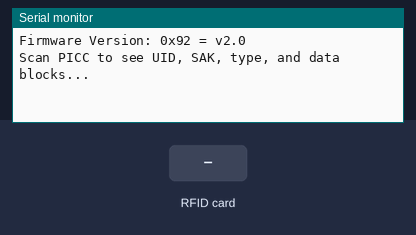
Bench run of a sketch on a simulated Arduino Uno, built with avr-gcc and run on an emulated ATmega328P. Parts: the last lines printed to the serial monitor. The inputs (shaded band) are chosen by the test bench. The modem accepts every AT command (registered, SIM ready, sends succeed) and sends nothing else.

Above: at 1.2 s.
1.3 s: RFID card 62 3B C8 51 held to the reader
At 2.0 s:
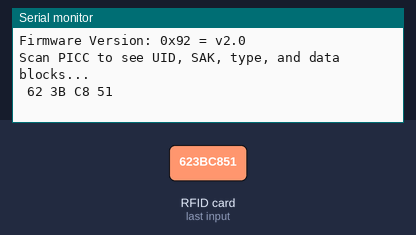
2.8 s: RFID card 5E 7A 19 C4 held to the reader
At 3.3 s:
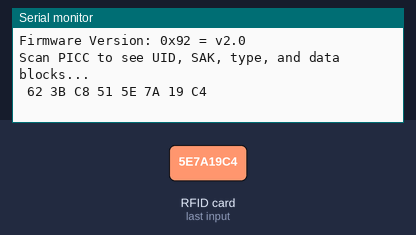

Measured:
- after the input at 1.3 s, the serial monitor: prints a new line at once (image 1)
- after the input at 2.8 s, the serial monitor: prints a new line at once (image 2)

The sketch:

IoT_project_code.ino
```cpp
#include <SPI.h>
#include <MFRC522.h>
#include<SoftwareSerial.h>
#define RST_PIN         9
#define SS_PIN          10
SoftwareSerial mySerial(2,3);

MFRC522 mfrc522(SS_PIN, RST_PIN);
int state1 =0;// Create MFRC522 instance
void setup() {
  Serial.begin(9600);
  while (!Serial);
  SPI.begin();
  mySerial.begin(9600);
  mfrc522.PCD_Init();
  delay(4);
  mfrc522.PCD_DumpVersionToSerial();
  Serial.println(F("Scan PICC to see UID, SAK, type, and data blocks..."));
}

void loop() {

  if ( ! mfrc522.PICC_IsNewCardPresent()) {
    return;
  }


  if ( ! mfrc522.PICC_ReadCardSerial()) {
    return;
  }
  String content="";
  byte letter;
  for(byte i=0;i<mfrc522.uid.size;i++){
    Serial.print(mfrc522.uid.uidByte[i]<0x10?"0":" ");
    Serial.print(mfrc522.uid.uidByte[i],HEX);
    content.concat(String(mfrc522.uid.uidByte[i] < 0x10? "0" : " "));
    content.concat(String(mfrc522.uid.uidByte[i],HEX));
  }
content.toUpperCase();
 if(content.substring(1)=="62 3B C8 51" && state1==0){
  Message1();
}
}
void Message1(){
mySerial.println("AT+CMGF=1");
delay(100);
mySerial.println("AT+CMGS=\"+919025130470\"\r");
delay(100);
mySerial.println("Warning!Animal Detected");
mySerial.println("Location:https://maps.app.goo.gl/5P8yGuztZ1QRNXdU8");
mySerial.println((char)26);
delay(100);
}
```
